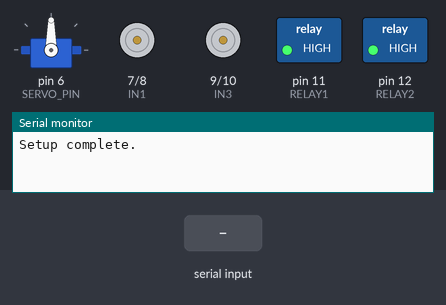
Simulated run of this sketch. Board: Arduino Uno, built with avr-gcc and run on an emulated ATmega328P. On the bench: servo, motor-driver pin pairs drawn as motors (green arrow = first pin HIGH = forward, orange = second pin HIGH = backward, longer = more drive), switched loads named in the sketch (green lamp = pin HIGH), the last lines printed to the serial monitor. Inputs (shaded band) come from the test bench.

Above: at 1.2 s.
1.3 s: "M" received over Serial
4.3 s: "F" received over Serial
At 4.9 s:
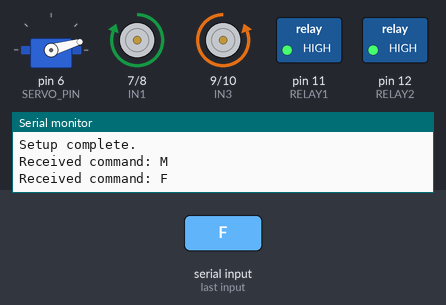
5.8 s: "B" received over Serial
At 7.0 s:
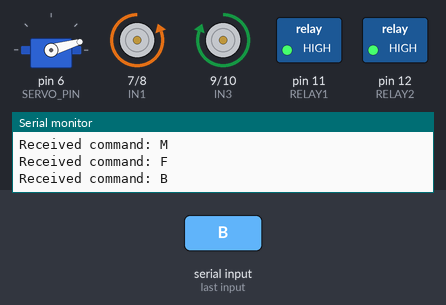
7.3 s: "L" received over Serial
At 8.4 s:
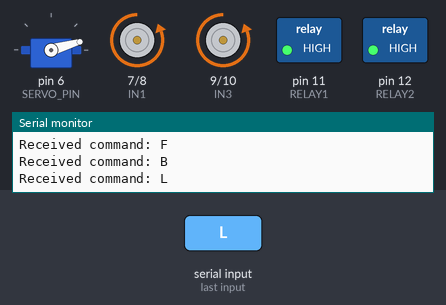
8.8 s: "R" received over Serial
At 9.5 s:
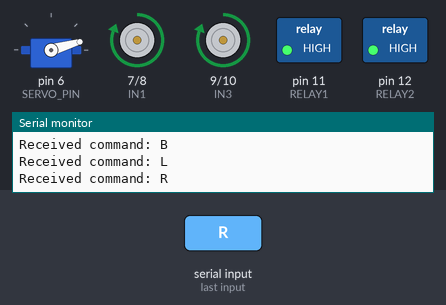
10.3 s: "P" received over Serial
At 10.7 s:
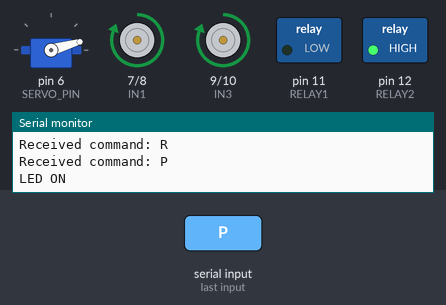
Timing chart, 0 to 12.8 s (numbered marks = the images above; inputs shaded):
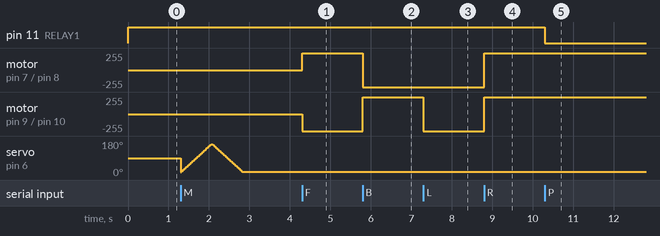

The sketch:

Rover.ino
```cpp
#include <SoftwareSerial.h>
#include <Servo.h>

Servo myservo;

// Pin Definitions
#define IN1 7
#define IN2 8
#define IN3 9
#define IN4 10
#define RELAY1 11
#define RELAY2 12
#define SERVO_PIN 6

char command;

void setup() {

  // Set pin modes
  pinMode(IN1, OUTPUT);
  pinMode(IN2, OUTPUT);
  pinMode(IN3, OUTPUT);
  pinMode(IN4, OUTPUT);
  pinMode(RELAY1, OUTPUT);
  pinMode(RELAY2, OUTPUT);

  // Attach servo
  myservo.attach(SERVO_PIN);

  // Start serial communication
  Serial.begin(9600);

  // Initialize relay states
  digitalWrite(RELAY1, HIGH); // Ensure relay is initially off
  digitalWrite(RELAY2, HIGH); // Ensure relay is initially off

  // Debugging output
  Serial.println("Setup complete.");
}

void loop() {
    if (Serial.available() > 0) {
    command = Serial.read();
    executeCommand(command);
  }
}

void executeCommand(char command) {
  Serial.print("Received command: ");
  Serial.println(command);

  switch (command) {
    case 'F':
      moveForward();
      break;
    case 'B':
      moveBackward();
      break;
    case 'L':
      turnLeft();
      break;
    case 'R':
      turnRight();
      break;
    case 'N':
      stopMotors();
      break;
    case 'M':
      toggleServo();
      break;
    case 'P':
      digitalWrite(RELAY1, LOW);
      Serial.println("LED ON");
      break;
    case 'I':
      digitalWrite(RELAY1, HIGH);
      Serial.println("LED OFF");
      break;
    case 'S':
      digitalWrite(RELAY2, LOW);
      Serial.println("PUMP ON");
      break;
    case 'O':
      digitalWrite(RELAY2, HIGH);
      Serial.println("PUMP OFF");
      break;
    default:
      break;
  }
}

void moveForward() {
  digitalWrite(IN1, HIGH);
  digitalWrite(IN2, LOW);
  digitalWrite(IN3, LOW);
  digitalWrite(IN4, HIGH);
}

void moveBackward() {
  digitalWrite(IN1, LOW);
  digitalWrite(IN2, HIGH);
  digitalWrite(IN3, HIGH);
  digitalWrite(IN4, LOW);
}

void turnLeft() {
  digitalWrite(IN1, LOW);
  digitalWrite(IN2, HIGH);
  digitalWrite(IN3, LOW);
  digitalWrite(IN4, HIGH);
}

void turnRight() {
  digitalWrite(IN1, HIGH);
  digitalWrite(IN2, LOW);
  digitalWrite(IN3, HIGH);
  digitalWrite(IN4, LOW);
}

void stopMotors() {
  digitalWrite(IN1, LOW);
  digitalWrite(IN2, LOW);
  digitalWrite(IN3, LOW);
  digitalWrite(IN4, LOW);
}

void toggleServo(){
  for(int pos=15; pos<=165; pos++){
      myservo.write(pos);
      delay(5);
    }
  for (int pos = 165; pos>15; pos-- ){
      myservo.write(pos);
      delay(5);
    }
}
```

Measured:
- after the input at 4.3 s, motor on pin 7 (IN1) / pin 8 (IN2): stopped → forward 255/255 at once; motor on pin 9 (IN3) / pin 10 (IN4): stopped → backward 255/255 at once
- after the input at 5.8 s, motor on pin 7 (IN1) / pin 8 (IN2): forward 255/255 → backward 255/255 at once; motor on pin 9 (IN3) / pin 10 (IN4): backward 255/255 → forward 255/255 at once
- after the input at 7.3 s, motor on pin 9 (IN3) / pin 10 (IN4): forward 255/255 → backward 255/255 at once
- after the input at 8.8 s, motor on pin 7 (IN1) / pin 8 (IN2), motor on pin 9 (IN3) / pin 10 (IN4): backward 255/255 → forward 255/255 at once
- after the input at 10.3 s, pin 11 (RELAY1): HIGH → LOW at once
